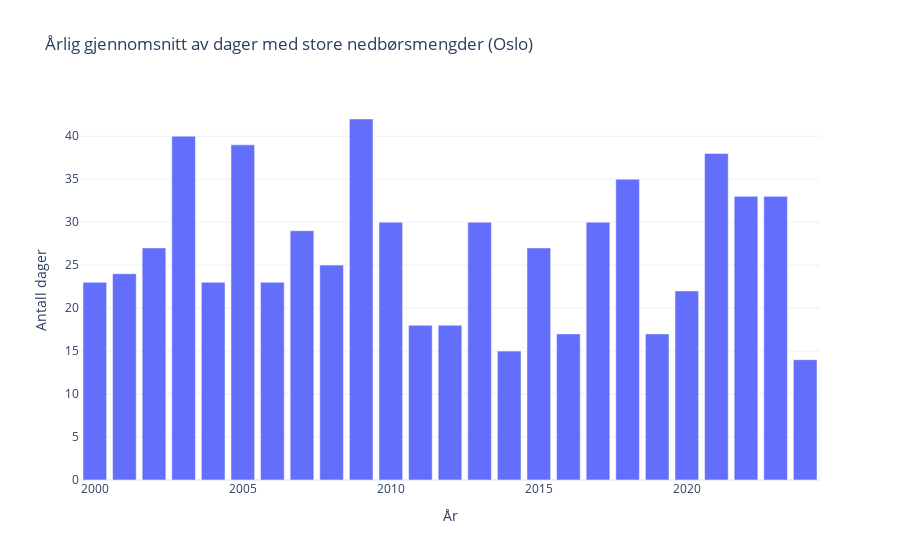

The notebook cell saved with this chart:
### Markdown cell above
### Årlig gjennomsnitt av dager med store nedbørsmengder

### Code cell
df = oa.find_outliers_per_month(
    city=city,
    element_id=element_id,
    time_offset=offset,
    include_empty_months=True,
)

df["year_month"] = pd.to_datetime(df["year_month"])
df["year"] = df["year_month"].dt.year

outliers_per_year = (
    df.groupby("year")["outliers_removed"]
    .sum()
    .reset_index()
)

fig = go.Figure()
fig.add_trace(
    go.Bar(
        x=outliers_per_year["year"],
        y=outliers_per_year["outliers_removed"],
        name=city,
    ),
)
fig.update_layout(
    title=(
        f"Årlig gjennomsnitt av dager med "
        f"store nedbørsmengder ({city})"
    ),
    xaxis_title="År",
    yaxis_title="Antall dager",
    template="plotly_white",
)
fig.show()

### Figure 1 — Plotly figure (JSON) as saved in the notebook; plotly's stock layout.template omitted (floating-point values rounded to 4 significant figures)
{"data": [{"name": "Oslo", "type": "bar", "x": [2000, 2001, 2002, 2003, 2004, 2005, 2006, 2007, 2008, 2009, 2010, 2011, 2012, 2013, 2014, 2015, 2016, 2017, 2018, 2019, 2020, 2021, 2022, 2023, 2024], "y": [23, 24, 27, 40, 23, 39, 23, 29, 25, 42, 30, 18, 18, 30, 15, 27, 17, 30, 35, 17, 22, 38, 33, 33, 14]}], "layout": {"title": {"text": "Årlig gjennomsnitt av dager med store nedbørsmengder (Oslo)"}, "xaxis": {"title": {"text": "År"}}, "yaxis": {"title": {"text": "Antall dager"}}}}
